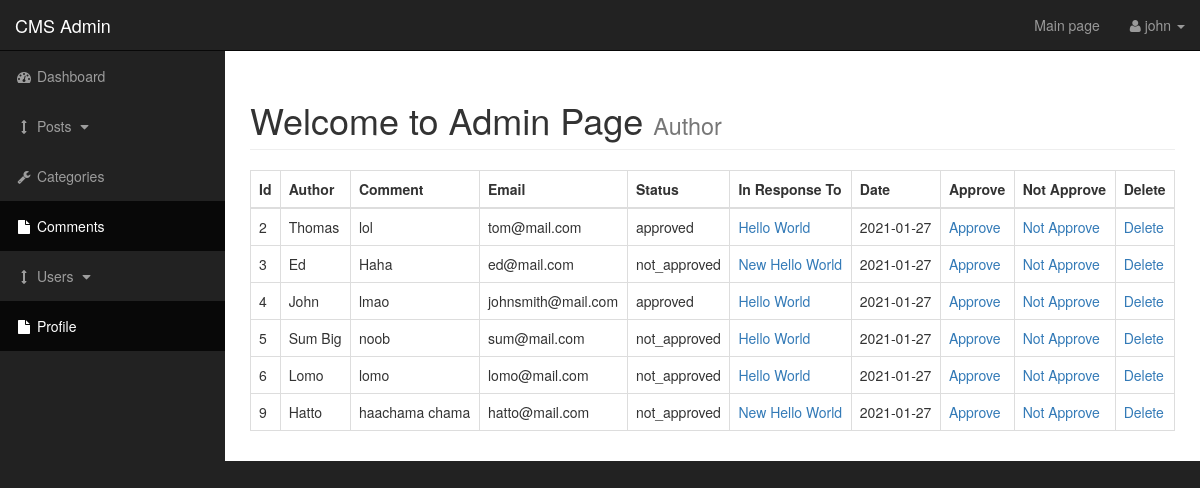
Page /24-cms/admin/comments.php (signed in) on the earlier database version.
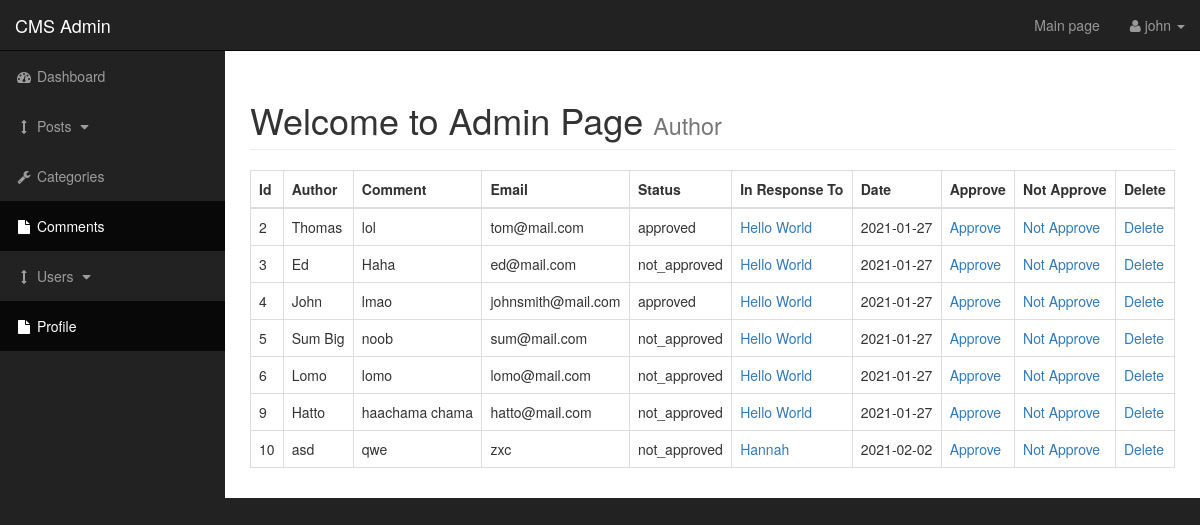
Same page on the later database version.
### tables this page shows
CREATE TABLE `comments` (
  `id` int(8) NOT NULL,
  `post_id` int(3) NOT NULL,
  `author` varchar(255) NOT NULL,
  `email` varchar(255) NOT NULL,
  `content` text NOT NULL,
  `status` varchar(255) NOT NULL DEFAULT 'pending',
  `date` date NOT NULL
);

CREATE TABLE `posts` (
  `id` int(3) NOT NULL,
  `category_id` int(3) NOT NULL,
  `title` varchar(255) NOT NULL,
  `author` varchar(255) NOT NULL,
  `date` date NOT NULL,
  `image` text NOT NULL,
  `content` text NOT NULL,
  `tags` varchar(255) NOT NULL,
  `comment_count` int(255) NOT NULL,
  `status` varchar(255) NOT NULL DEFAULT 'draft'
);

### 24-cms/admin/includes/get_all_comments.php (the view, shortened to what this page needs)
<table class="table table-bordered table-hover">
                            <thead>
                                <tr>
                                    <th>Id</th>
                                    <th>Author</th>
                                    <th>Comment</th>
                                    <th>Email</th>
                                    <th>Status</th>
                                    <th>In Response To</th>
                                    <th>Date</th>
                                    <th>Approve</th>
                                    <th>Not Approve</th>
                                    <th>Delete</th>
                                </tr>
                            </thead>
                            <tbody>
                                <?php
                                $query = "SELECT * FROM comments";
                                $get_all_comments = mysqli_query($connection, $query);
                                while ($row = mysqli_fetch_assoc($get_all_comments)) {
                                    $comment_id = $row['id'];
                                    $comment_post = $row['post_id'];
                                    $comment_author = $row['author'];
                                    $comment_email = $row['email'];
                                    $comment_content = $row['content'];
                                    $comment_status = $row['status'];
                                    $comment_date = $row['date'];
                                    echo "<tr>";
                                    echo "<td>$comment_id</td>";
                                    echo "<td>$comment_author</td>";
                                    echo "<td>$comment_content</td>";
                                    echo "<td>$comment_email</td>";
                                    echo "<td>$comment_status</td>";
                                    $query = "SELECT * FROM posts WHERE id = $comment_post ";
                                    $get_post_by_id = mysqli_query($connection, $query);
                                    while($row = mysqli_fetch_assoc($get_post_by_id)) {
                                        $post_id = $row['id'];
                                        $post_title = $row['title'];
                                    }
                                    echo "<td><a href='../post.php?id=$post_id'>{$post_title}</a></td>";
                                    echo "<td>$comment_date</td>";
                                    echo "<td><a href='comments.php?approve={$comment_id}'>Approve</a></td>";
                                    echo "<td><a href='comments.php?not_approve={$comment_id}'>Not Approve</a></td>";
                                    echo "<td><a href='comments.php?delete={$comment_id}'>Delete</a></td>";
                                    echo "</tr>";
                                }
                                ?>
                            </tbody>
                        </table>

Differences in the rows shown:
shown differently, row unchanged: comments "Ed": post.title "New Hello World" → (not shown)
now on this page (row unchanged): posts: title "Hello World"
shown differently, row unchanged: comments "Hatto": post.title "New Hello World" → (not shown)
added comments: id "10", author "asd", content "qwe", email "zxc", status "not_approved", post.title "Hannah", date "2021-02-02"
